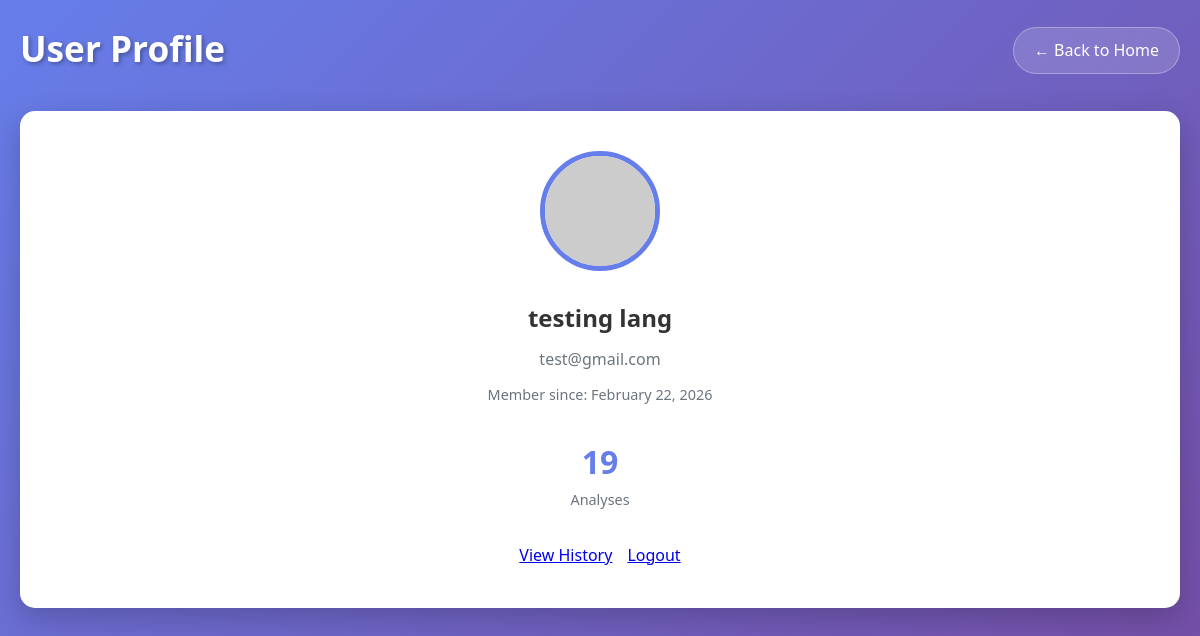
The page /profile (signed in) on the database its author committed.
### app.py (models this page shows, shortened)
class User(UserMixin, db.Model):
    id = db.Column(db.Integer, primary_key=True)
    google_id = db.Column(db.String(100), unique=True, nullable=True)
    email = db.Column(db.String(100), unique=True, nullable=False)
    username = db.Column(db.String(50), unique=True, nullable=True)
    password_hash = db.Column(db.String(200), nullable=True)
    name = db.Column(db.String(100))
    profile_pic = db.Column(db.String(200))
    auth_provider = db.Column(db.String(20), default='local')
    created_at = db.Column(db.DateTime, default=datetime.utcnow)
    last_login = db.Column(db.DateTime, default=datetime.utcnow)
    analyses = db.relationship('Analysis', backref='user', lazy=True, cascade='all, delete-orphan')

### app.py (the view)
@app.route('/profile')
@login_required
def profile():
    analyses = Analysis.query.filter_by(user_id=current_user.id).order_by(Analysis.created_at.desc()).all()
    return render_template('profile.html', user=current_user, analyses=analyses)

### app.py (called while the page is built)
@login_manager.user_loader
def load_user(user_id):
    return User.query.get(int(user_id))

### templates/profile.html (shortened to what this page needs)
<!DOCTYPE html>
<html lang="en">
<head>
    <link rel="stylesheet" href="{{ url_for('static', filename='style.css') }}">
</head>
<body>
    <div class="container">
        <header>
            <div class="header-top">
                <h1>User Profile</h1>
                <a href="{{ url_for('index') }}" class="back-btn">← Back to Home</a>
            </div>
        </header>
        <div class="profile-section">
            <div class="profile-card">
                <img src="{{ user.profile_pic }}" alt="Profile Picture" class="profile-pic-large">
                <h2>{{ user.name }}</h2>
                <p class="user-email">{{ user.email }}</p>
                <p class="member-since">Member since: {{ user.created_at.strftime('%B %d, %Y') }}</p>
                <div class="profile-stats">
                    <div class="stat">
                        <span class="stat-value">{{ analyses|length }}</span>
                        <span class="stat-label">Analyses</span>
                    </div>
                </div>
                <div class="profile-actions">
                    <a href="{{ url_for('history') }}" class="btn-primary">View History</a>
                    <a href="{{ url_for('logout') }}" class="btn-secondary">Logout</a>
                </div>
            </div>
        </div>
    </div>
</body>
</html>

### static/style.css (style rules this page uses)
* { margin: 0; padding: 0; box-sizing: border-box; }
body { font-family: 'Segoe UI', Tahoma, Geneva, Verdana, sans-serif; line-height: 1.6; color: #333; background: linear-gradient(135deg, #667eea 0%, #764ba2 100%); min-height: 100vh; }
.container { max-width: 1200px; margin: 0 auto; padding: 20px; }
header { text-align: center; margin-bottom: 30px; color: white; }
.header-top { display: flex; justify-content: space-between; align-items: center; margin-bottom: 15px; flex-wrap: wrap; }
header h1 { font-size: 2.2rem; margin-bottom: 5px; text-shadow: 2px 2px 4px rgba(0,0,0,0.3); }
.back-btn { display: inline-flex; align-items: center; gap: 8px; color: white; text-decoration: none; padding: 10px 20px; background: rgba(255, 255, 255, 0.15); border-radius: 25px; transition: all 0.3s ease; border: 1px solid rgba(255, 255, 255, 0.3); }
.profile-section { background: white; border-radius: 15px; padding: 40px; box-shadow: 0 10px 30px rgba(0,0,0,0.2); margin-top: 20px; }
.profile-card { text-align: center; max-width: 500px; margin: 0 auto; }
.profile-pic-large { width: 120px; height: 120px; border-radius: 50%; margin-bottom: 20px; border: 5px solid #667eea; }
.user-email { color: #6c757d; margin: 10px 0; }
.member-since { color: #6c757d; font-size: 0.9rem; margin-bottom: 20px; }
.profile-stats { display: flex; justify-content: center; margin: 30px 0; }
.stat { text-align: center; padding: 0 20px; }
.stat-value { display: block; font-size: 2rem; font-weight: 700; color: #667eea; }
.stat-label { color: #6c757d; font-size: 0.9rem; }
.profile-actions { display: flex; gap: 15px; justify-content: center; margin-top: 20px; }

### rows shown on the page
User: name "testing lang", email "test@gmail.com", created_at "February 22, 2026"

### other values the page prints
{{ analyses|length }} "19"
